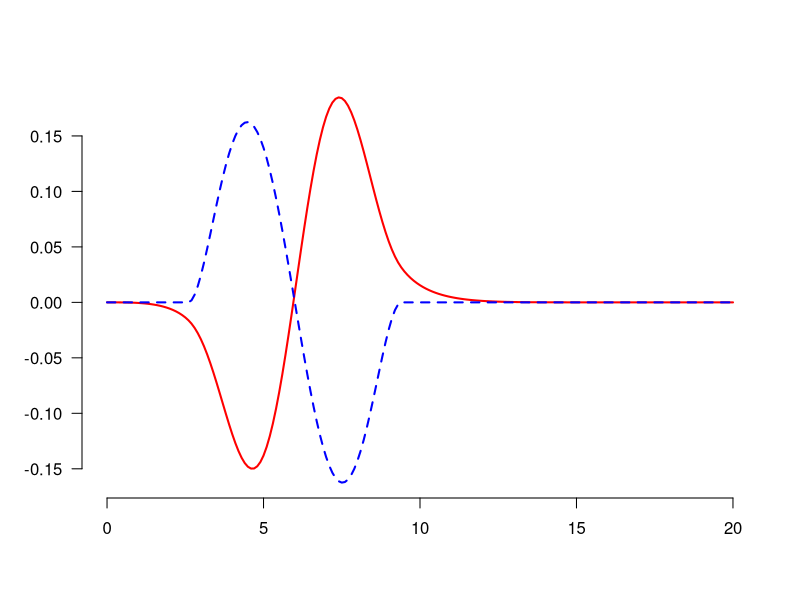

The R script that drew this image:
### R-code for phi
### Piet Groeneboom


   B<-read.table("phi.txt")
   x1<-B[,1]
   y1<-B[,2]
   y2<-B[,3]
   a1<-min(x1)
   b1<-max(x1)
   a2<-min(y1,y2)
   b2<-max(y1,y2)
   plot(c(-10000,-10000),xlim=c(0,20), ylim=c(a2,b2), main= "", ylab="",xlab="",bty="n",las=1)
   lines(x1, y1,lwd=2,col="red")
   lines(x1, y2,lwd=2,col="blue",lty=2)


  